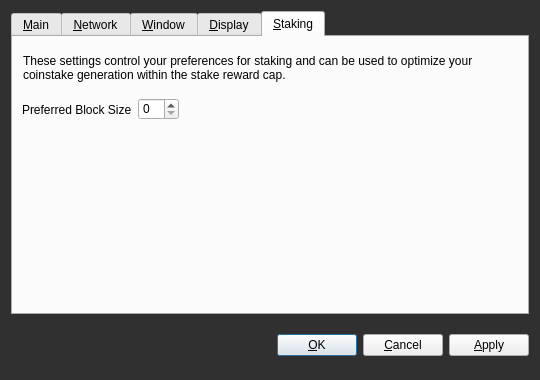
<?xml version="1.0" encoding="UTF-8"?>
<ui version="4.0">
 <class>OptionsDialog</class>
 <widget class="QDialog" name="OptionsDialog">
  <property name="geometry">
   <rect>
    <x>0</x>
    <y>0</y>
    <width>540</width>
    <height>380</height>
   </rect>
  </property>
  <property name="windowTitle">
   <string>Options</string>
  </property>
  <property name="styleSheet">
   <string notr="true">#OptionsDialog { background-color: #303030; color: #ffffff;}</string>
  </property>
  <property name="modal">
   <bool>true</bool>
  </property>
  <layout class="QVBoxLayout" name="verticalLayout">
   <item>
    <widget class="QTabWidget" name="tabWidget">
     <property name="tabPosition">
      <enum>QTabWidget::North</enum>
     </property>
     <property name="currentIndex">
      <number>4</number>
     </property>
     <widget class="QWidget" name="tabMain">
      <attribute name="title">
       <string>&amp;Main</string>
      </attribute>
      <layout class="QVBoxLayout" name="verticalLayout_Main">
       <item>
        <widget class="QLabel" name="transactionFeeInfoLabel">
         <property name="text">
          <string>Optional transaction fee per kB that helps make sure your transactions are processed quickly. Most transactions are 1 kB. Fee 0.01 recommended.</string>
         </property>
         <property name="textFormat">
          <enum>Qt::PlainText</enum>
         </property>
         <property name="wordWrap">
          <bool>true</bool>
         </property>
        </widget>
       </item>
       <item>
        <layout class="QHBoxLayout" name="horizontalLayoutFee">
         <item>
          <widget class="QLabel" name="transactionFeeLabel">
           <property name="text">
            <string>Pay transaction &amp;fee</string>
           </property>
           <property name="textFormat">
            <enum>Qt::PlainText</enum>
           </property>
           <property name="buddy">
            <cstring>transactionFee</cstring>
           </property>
          </widget>
         </item>
         <item>
          <widget class="BitcoinAmountField" name="transactionFee"/>
         </item>
         <item>
          <spacer name="horizontalSpacerFee">
           <property name="orientation">
            <enum>Qt::Horizontal</enum>
           </property>
           <property name="sizeHint" stdset="0">
            <size>
             <width>40</width>
             <height>20</height>
            </size>
           </property>
          </spacer>
         </item>
        </layout>
       </item>
       <item>
        <widget class="QLabel" name="reserveBalanceInfoLabel">
         <property name="text">
          <string>Reserved amount does not participate in staking and is therefore spendable at any time.</string>
         </property>
         <property name="textFormat">
          <enum>Qt::PlainText</enum>
         </property>
         <property name="wordWrap">
          <bool>true</bool>
         </property>
        </widget>
       </item>
       <item>
        <layout class="QHBoxLayout" name="horizontalLayoutReserveBalance">
         <item>
          <widget class="QLabel" name="reserveBalanceLabel">
           <property name="text">
            <string>Reserve</string>
           </property>
           <property name="textFormat">
            <enum>Qt::PlainText</enum>
           </property>
           <property name="buddy">
            <cstring>reserveBalance</cstring>
           </property>
          </widget>
         </item>
         <item>
          <widget class="BitcoinAmountField" name="reserveBalance"/>
         </item>
         <item>
          <spacer name="horizontalSpacerReserveBalance">
           <property name="orientation">
            <enum>Qt::Horizontal</enum>
           </property>
           <property name="sizeHint" stdset="0">
            <size>
             <width>40</width>
             <height>20</height>
            </size>
           </property>
          </spacer>
         </item>
        </layout>
       </item>
       <item>
        <widget class="QCheckBox" name="bitcoinAtStartup">
         <property name="toolTip">
          <string>Automatically start Quotient after logging in to the system.</string>
         </property>
         <property name="text">
          <string>&amp;Start Quotient on system login</string>
         </property>
        </widget>
       </item>
       <item>
        <widget class="QCheckBox" name="detachDatabases">
         <property name="toolTip">
          <string>Detach block and address databases at shutdown. This means they can be moved to another data directory, but it slows down shutdown. The wallet is always detached.</string>
         </property>
         <property name="text">
          <string>&amp;Detach databases at shutdown</string>
         </property>
        </widget>
       </item>
       <item>
        <spacer name="verticalSpacer_Main">
         <property name="orientation">
          <enum>Qt::Vertical</enum>
         </property>
         <property name="sizeHint" stdset="0">
          <size>
           <width>20</width>
           <height>40</height>
          </size>
         </property>
        </spacer>
       </item>
      </layout>
     </widget>
     <widget class="QWidget" name="tabNetwork">
      <attribute name="title">
       <string>&amp;Network</string>
      </attribute>
      <layout class="QVBoxLayout" name="verticalLayout_Network">
       <item>
        <widget class="QCheckBox" name="mapPortUpnp">
         <property name="toolTip">
          <string>Automatically open the Quotient client port on the router. This only works when your router supports UPnP and it is enabled.</string>
         </property>
         <property name="text">
          <string>Map port using &amp;UPnP</string>
         </property>
        </widget>
       </item>
       <item>
        <widget class="QCheckBox" name="connectSocks">
         <property name="toolTip">
          <string>Connect to the Quotient network through a SOCKS proxy (e.g. when connecting through Tor).</string>
         </property>
         <property name="text">
          <string>&amp;Connect through SOCKS proxy:</string>
         </property>
        </widget>
       </item>
       <item>
        <layout class="QHBoxLayout" name="horizontalLayout_Network">
         <item>
          <widget class="QLabel" name="proxyIpLabel">
           <property name="text">
            <string>Proxy &amp;IP:</string>
           </property>
           <property name="textFormat">
            <enum>Qt::PlainText</enum>
           </property>
           <property name="buddy">
            <cstring>proxyIp</cstring>
           </property>
          </widget>
         </item>
         <item>
          <widget class="QValidatedLineEdit" name="proxyIp">
           <property name="maximumSize">
            <size>
             <width>140</width>
             <height>16777215</height>
            </size>
           </property>
           <property name="toolTip">
            <string>IP address of the proxy (e.g. 127.0.0.1)</string>
           </property>
          </widget>
         </item>
         <item>
          <widget class="QLabel" name="proxyPortLabel">
           <property name="text">
            <string>&amp;Port:</string>
           </property>
           <property name="textFormat">
            <enum>Qt::PlainText</enum>
           </property>
           <property name="buddy">
            <cstring>proxyPort</cstring>
           </property>
          </widget>
         </item>
         <item>
          <widget class="QLineEdit" name="proxyPort">
           <property name="maximumSize">
            <size>
             <width>55</width>
             <height>16777215</height>
            </size>
           </property>
           <property name="toolTip">
            <string>Port of the proxy (e.g. 9050)</string>
           </property>
          </widget>
         </item>
         <item>
          <widget class="QLabel" name="socksVersionLabel">
           <property name="text">
            <string>SOCKS &amp;Version:</string>
           </property>
           <property name="textFormat">
            <enum>Qt::PlainText</enum>
           </property>
           <property name="buddy">
            <cstring>socksVersion</cstring>
           </property>
          </widget>
         </item>
         <item>
          <widget class="QValueComboBox" name="socksVersion">
           <property name="toolTip">
            <string>SOCKS version of the proxy (e.g. 5)</string>
           </property>
          </widget>
         </item>
         <item>
          <spacer name="horizontalSpacer_Network">
           <property name="orientation">
            <enum>Qt::Horizontal</enum>
           </property>
           <property name="sizeHint" stdset="0">
            <size>
             <width>40</width>
             <height>20</height>
            </size>
           </property>
          </spacer>
         </item>
        </layout>
       </item>
       <item>
        <spacer name="verticalSpacer_Network">
         <property name="orientation">
          <enum>Qt::Vertical</enum>
         </property>
         <property name="sizeHint" stdset="0">
          <size>
           <width>20</width>
           <height>40</height>
          </size>
         </property>
        </spacer>
       </item>
      </layout>
     </widget>
     <widget class="QWidget" name="tabWindow">
      <attribute name="title">
       <string>&amp;Window</string>
      </attribute>
      <layout class="QVBoxLayout" name="verticalLayout_Window">
       <item>
        <widget class="QCheckBox" name="minimizeToTray">
         <property name="toolTip">
          <string>Show only a tray icon after minimizing the window.</string>
         </property>
         <property name="text">
          <string>&amp;Minimize to the tray instead of the taskbar</string>
         </property>
        </widget>
       </item>
       <item>
        <widget class="QCheckBox" name="minimizeOnClose">
         <property name="toolTip">
          <string>Minimize instead of exit the application when the window is closed. When this option is enabled, the application will be closed only after selecting Quit in the menu.</string>
         </property>
         <property name="text">
          <string>M&amp;inimize on close</string>
         </property>
        </widget>
       </item>
       <item>
        <widget class="QLabel" name="label">
         <property name="text">
          <string>Opacity %:</string>
         </property>
        </widget>
       </item>
       <item>
        <widget class="QSpinBox" name="opacitySpinBox">
         <property name="minimum">
          <number>40</number>
         </property>
         <property name="maximum">
          <number>100</number>
         </property>
         <property name="value">
          <number>50</number>
         </property>
        </widget>
       </item>
       <item>
        <spacer name="verticalSpacer_Window">
         <property name="orientation">
          <enum>Qt::Vertical</enum>
         </property>
         <property name="sizeHint" stdset="0">
          <size>
           <width>20</width>
           <height>40</height>
          </size>
         </property>
        </spacer>
       </item>
      </layout>
     </widget>
     <widget class="QWidget" name="tabDisplay">
      <attribute name="title">
       <string>&amp;Display</string>
      </attribute>
      <layout class="QVBoxLayout" name="verticalLayout_Display">
       <item>
        <layout class="QHBoxLayout" name="horizontalLayout_1_Display">
         <item>
          <widget class="QLabel" name="langLabel">
           <property name="text">
            <string>User Interface &amp;language:</string>
           </property>
           <property name="textFormat">
            <enum>Qt::PlainText</enum>
           </property>
           <property name="buddy">
            <cstring>lang</cstring>
           </property>
          </widget>
         </item>
         <item>
          <widget class="QValueComboBox" name="lang">
           <property name="toolTip">
            <string>The user interface language can be set here. This setting will take effect after restarting Quotient.</string>
           </property>
          </widget>
         </item>
        </layout>
       </item>
       <item>
        <layout class="QHBoxLayout" name="horizontalLayout_2_Display">
         <item>
          <widget class="QLabel" name="unitLabel">
           <property name="text">
            <string>&amp;Unit to show amounts in:</string>
           </property>
           <property name="textFormat">
            <enum>Qt::PlainText</enum>
           </property>
           <property name="buddy">
            <cstring>unit</cstring>
           </property>
          </widget>
         </item>
         <item>
          <widget class="QValueComboBox" name="unit">
           <property name="toolTip">
            <string>Choose the default subdivision unit to show in the interface and when sending coins.</string>
           </property>
          </widget>
         </item>
        </layout>
       </item>
       <item>
        <widget class="QCheckBox" name="displayAddresses">
         <property name="toolTip">
          <string>Whether to show Quotient addresses in the transaction list or not.</string>
         </property>
         <property name="text">
          <string>&amp;Display addresses in transaction list</string>
         </property>
        </widget>
       </item>
       <item>
        <widget class="QCheckBox" name="coinControlFeatures">
         <property name="toolTip">
          <string>Whether to show coin control features or not.</string>
         </property>
         <property name="text">
          <string>Display coin &amp;control features (experts only!)</string>
         </property>
        </widget>
       </item>
       <item>
        <spacer name="verticalSpacer_Display">
         <property name="orientation">
          <enum>Qt::Vertical</enum>
         </property>
         <property name="sizeHint" stdset="0">
          <size>
           <width>20</width>
           <height>40</height>
          </size>
         </property>
        </spacer>
       </item>
      </layout>
     </widget>
     <widget class="QWidget" name="tabStaking">
      <attribute name="title">
       <string>&amp;Staking</string>
      </attribute>
      <widget class="QWidget" name="horizontalLayoutWidget">
       <property name="geometry">
        <rect>
         <x>9</x>
         <y>60</y>
         <width>501</width>
         <height>25</height>
        </rect>
       </property>
       <layout class="QHBoxLayout" name="horizontalLayout">
        <item>
         <widget class="QLabel" name="preferredBlockSizeLabel">
          <property name="text">
           <string>Preferred Block Size</string>
          </property>
          <property name="textFormat">
           <enum>Qt::PlainText</enum>
          </property>
          <property name="buddy">
           <cstring>reserveBalance</cstring>
          </property>
         </widget>
        </item>
        <item>
         <widget class="BitcoinAmountField" name="preferredBlockSize"/>
        </item>
        <item>
         <spacer name="horizontalSpacer">
          <property name="orientation">
           <enum>Qt::Horizontal</enum>
          </property>
          <property name="sizeHint" stdset="0">
           <size>
            <width>40</width>
            <height>20</height>
           </size>
          </property>
         </spacer>
        </item>
       </layout>
      </widget>
      <widget class="QLabel" name="label_2">
       <property name="geometry">
        <rect>
         <x>10</x>
         <y>10</y>
         <width>501</width>
         <height>41</height>
        </rect>
       </property>
       <property name="text">
        <string>These settings control your preferences for staking and can be used to optimize your coinstake generation within the stake reward cap.</string>
       </property>
       <property name="wordWrap">
        <bool>true</bool>
       </property>
      </widget>
     </widget>
    </widget>
   </item>
   <item>
    <layout class="QHBoxLayout" name="horizontalLayout_Buttons">
     <item>
      <spacer name="horizontalSpacer_1">
       <property name="orientation">
        <enum>Qt::Horizontal</enum>
       </property>
       <property name="sizeHint" stdset="0">
        <size>
         <width>40</width>
         <height>48</height>
        </size>
       </property>
      </spacer>
     </item>
     <item>
      <widget class="QLabel" name="statusLabel">
       <property name="font">
        <font>
         <weight>75</weight>
         <bold>true</bold>
        </font>
       </property>
       <property name="text">
        <string/>
       </property>
       <property name="textFormat">
        <enum>Qt::PlainText</enum>
       </property>
       <property name="wordWrap">
        <bool>true</bool>
       </property>
      </widget>
     </item>
     <item>
      <spacer name="horizontalSpacer_2">
       <property name="orientation">
        <enum>Qt::Horizontal</enum>
       </property>
       <property name="sizeHint" stdset="0">
        <size>
         <width>40</width>
         <height>48</height>
        </size>
       </property>
      </spacer>
     </item>
     <item>
      <widget class="QPushButton" name="okButton">
       <property name="text">
        <string>&amp;OK</string>
       </property>
      </widget>
     </item>
     <item>
      <widget class="QPushButton" name="cancelButton">
       <property name="text">
        <string>&amp;Cancel</string>
       </property>
       <property name="autoDefault">
        <bool>false</bool>
       </property>
      </widget>
     </item>
     <item>
      <widget class="QPushButton" name="applyButton">
       <property name="text">
        <string>&amp;Apply</string>
       </property>
       <property name="autoDefault">
        <bool>false</bool>
       </property>
      </widget>
     </item>
    </layout>
   </item>
  </layout>
 </widget>
 <customwidgets>
  <customwidget>
   <class>BitcoinAmountField</class>
   <extends>QSpinBox</extends>
   <header>bitcoinamountfield.h</header>
  </customwidget>
  <customwidget>
   <class>QValueComboBox</class>
   <extends>QComboBox</extends>
   <header>qvaluecombobox.h</header>
  </customwidget>
  <customwidget>
   <class>QValidatedLineEdit</class>
   <extends>QLineEdit</extends>
   <header>qvalidatedlineedit.h</header>
  </customwidget>
 </customwidgets>
 <resources/>
 <connections/>
</ui>
